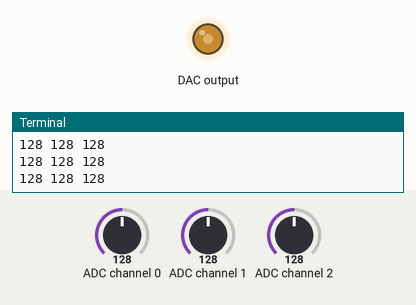
Recording of a program running on a simulated Raspberry Pi (BCM pin numbers). Parts: output pins drawn as LEDs (lit = HIGH), the last lines printed to the terminal. The inputs (shaded band) are chosen by the test bench; at power-on: ADC channel 0 = 128, ADC channel 1 = 128, ADC channel 2 = 128 (analog values on the 0–255 scale). Library files of the repository ran but are not shown: PCF8591.py.

Above: at 1.2 s.
1.3 s: ADC channel 0 set to 178
At 2.1 s:
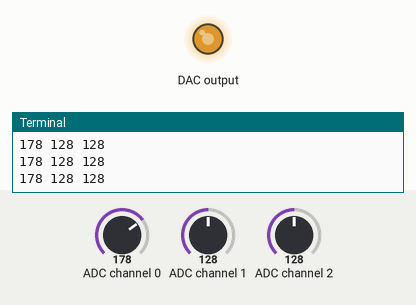
2.8 s: ADC channel 0 set to 224
At 3.7 s:
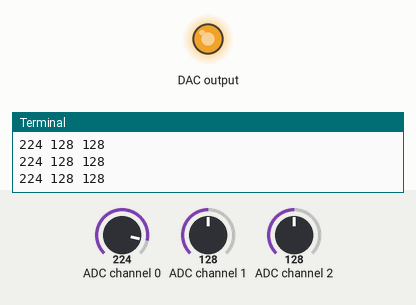
4.3 s: ADC channel 0 set to 30
At 5.2 s:
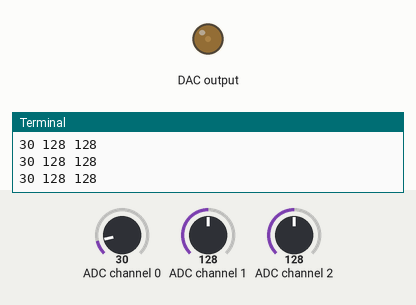
5.8 s: ADC channel 0 set to 0
At 6.9 s:
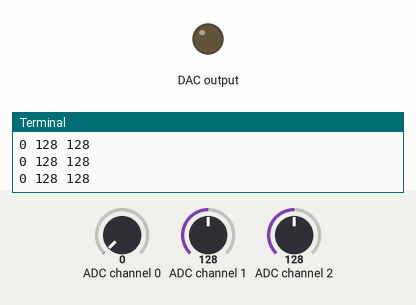
Timing chart, 0 to 8.3 s (numbered marks = the images above; inputs shaded):
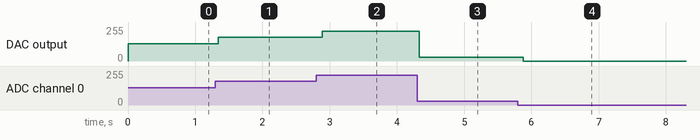

Measured:
- after the input at 1.3 s, DAC output: 128/255 → 178/255 at once
- after the input at 2.8 s, DAC output: 178/255 → 224/255 after 0.09 s
- after the input at 4.3 s, DAC output: 224/255 → 30/255 at once
- after the input at 5.8 s, DAC output: 30/255 → 0/255 after 0.08 s

The program:

dianzu.py
```python
#!/usr/bin/env python
import PCF8591 as ADC
import time

def setup():
    ADC.setup(0x48)

def loop():
    while True:
        print (ADC.read(0), ADC.read(1) , ADC.read(2))
  #打印电位计电压大小A/D转换后的数字值（从AIN0借口输入的）
  #范围是0~255,0时LED灯熄灭，255时灯最亮
        ADC.write(ADC.read(0))
        time.sleep(0.1)
  #将0通道输入的电位计电压数字值转化成模拟值从AOUT输出
  #给LED灯提供电源VCC输入

def destroy():
    ADC.write(0)

if __name__ == "__main__":
    try:
        setup()
        loop()
    except KeyboardInterrupt:
        destroy()
```
